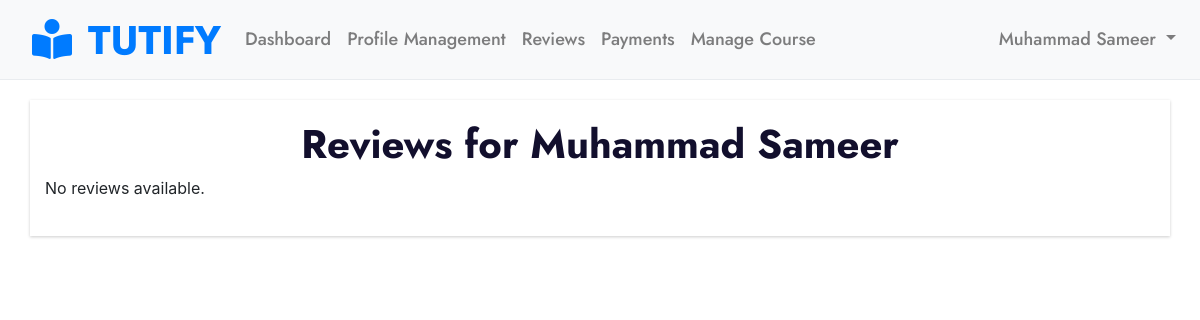
/tutor/reviews.php (signed in), run on an earlier commit of the app's database.
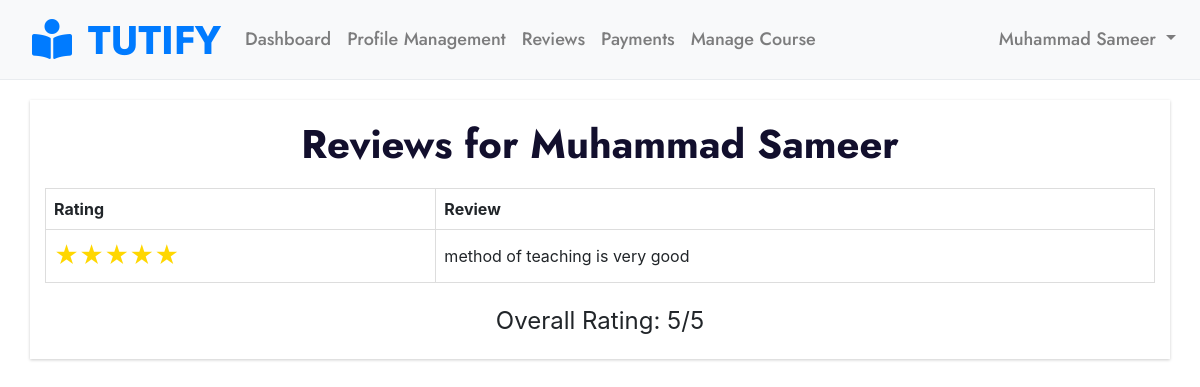
And on a later commit of the database.
### tables this page shows
CREATE TABLE `tutor_reviews` (
  `id` int(255) NOT NULL,
  `feedback_tutor_id` int(255) NOT NULL,
  `student_id` int(11) NOT NULL,
  `rating` int(11) NOT NULL,
  `comment` text DEFAULT NULL,
  `created_at` timestamp NOT NULL DEFAULT current_timestamp(),
  `student_name` varchar(255) NOT NULL,
  `tutor_name` varchar(255) NOT NULL
);

### tutor/reviews.php (the view, shortened to what this page needs)
<?php
include('../dbcon.php');
$tutor_id = $_SESSION['id'];
$sql = "SELECT rating, comment, student_name FROM tutor_reviews WHERE feedback_tutor_id=$tutor_id";
$result = mysqli_query($con, $sql);
$reviews = mysqli_fetch_all($result, MYSQLI_ASSOC);
$overallRating = 0;
$totalReviews = count($reviews);
foreach ($reviews as $review) {
    $overallRating += $review['rating'];
}
if ($totalReviews > 0) {
    $overallRating /= $totalReviews;
    $overallRating = round($overallRating, 1);
}
?>
<!DOCTYPE html>
<html>
<head>
    <link rel="stylesheet" href="https://maxcdn.bootstrapcdn.com/bootstrap/4.5.2/css/bootstrap.min.css">
    <?php
    include('./t_head.php');
    ?>
</head>
<body>
<?php include('./t_header.php');?>
<div class="container">
    <h1>Reviews for <?php echo $_SESSION['user_name']; ?></h1>
    <?php if ($totalReviews > 0): ?>
        <table class="review-table">
            <tr>
                <th>Rating</th>
                <th>Review</th>
            </tr>
            <?php foreach ($reviews as $review): ?>
                <tr>
                    <td class="stars"><?php echo str_repeat("★", $review['rating']) ?></td>
                    <td><?php echo $review['comment']; ?></td>
                </tr>
            <?php endforeach; ?>
        </table>
    <?php else: ?>
        <p>No reviews available.</p>
    <?php endif; ?>
    <?php if ($totalReviews > 0): ?>
        <div class="overall-rating">
            Overall Rating: <?php echo $overallRating; ?>/5
        </div>
    <?php endif; ?>
</div>
</body>
</html>

What changed in the data, as far as the page shows it:
added tutor_reviews: rating "★★★★★", comment "method of teaching is very good"
Also different on the page:
$overallRating: (not shown) → "5"
text no longer shown: "No reviews available."
text now shown: "Rating Review Overall Rating: /5"
